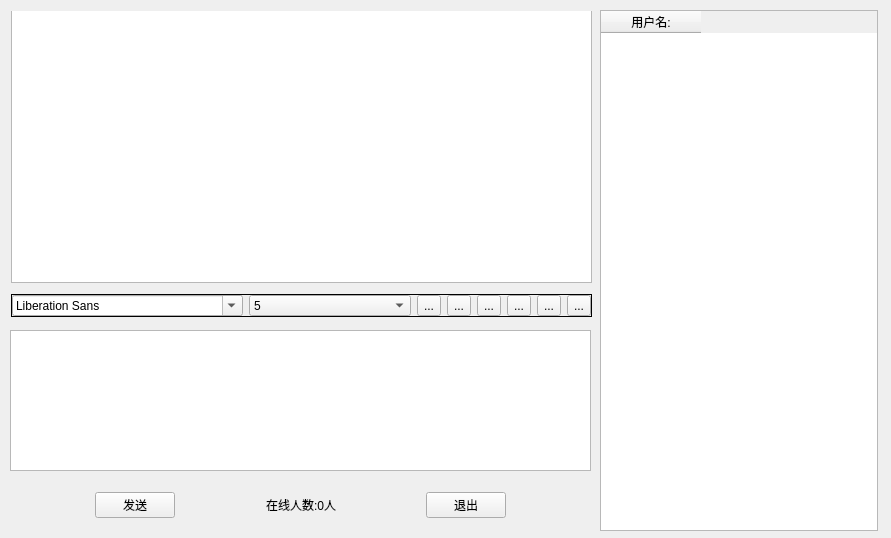
<?xml version="1.0" encoding="UTF-8"?>
<ui version="4.0">
 <class>chat_client</class>
 <widget class="QWidget" name="chat_client">
  <property name="geometry">
   <rect>
    <x>0</x>
    <y>0</y>
    <width>891</width>
    <height>538</height>
   </rect>
  </property>
  <property name="windowTitle">
   <string>Widget</string>
  </property>
  <widget class="QWidget" name="widget_2" native="true">
   <property name="geometry">
    <rect>
     <x>0</x>
     <y>0</y>
     <width>601</width>
     <height>331</height>
    </rect>
   </property>
   <widget class="QWidget" name="widget" native="true">
    <property name="geometry">
     <rect>
      <x>11</x>
      <y>11</y>
      <width>591</width>
      <height>276</height>
     </rect>
    </property>
    <widget class="QTextBrowser" name="msgBrowser">
     <property name="geometry">
      <rect>
       <x>0</x>
       <y>-9</y>
       <width>581</width>
       <height>281</height>
      </rect>
     </property>
    </widget>
   </widget>
   <widget class="QFrame" name="frame_2">
    <property name="geometry">
     <rect>
      <x>11</x>
      <y>294</y>
      <width>581</width>
      <height>23</height>
     </rect>
    </property>
    <property name="frameShape">
     <enum>QFrame::Shape::Box</enum>
    </property>
    <layout class="QGridLayout" name="gridLayout">
     <property name="leftMargin">
      <number>0</number>
     </property>
     <property name="topMargin">
      <number>0</number>
     </property>
     <property name="rightMargin">
      <number>0</number>
     </property>
     <property name="bottomMargin">
      <number>0</number>
     </property>
     <item row="0" column="4">
      <widget class="QToolButton" name="underlineTbtn">
       <property name="toolTip">
        <string>下划线</string>
       </property>
       <property name="text">
        <string>...</string>
       </property>
       <property name="icon">
        <iconset resource="res.qrc">
         <normaloff>:/images/under.png</normaloff>:/images/under.png</iconset>
       </property>
       <property name="checkable">
        <bool>true</bool>
       </property>
      </widget>
     </item>
     <item row="0" column="1">
      <widget class="QComboBox" name="sizeCbx">
       <item>
        <property name="text">
         <string>5</string>
        </property>
       </item>
       <item>
        <property name="text">
         <string>6</string>
        </property>
       </item>
       <item>
        <property name="text">
         <string>7</string>
        </property>
       </item>
       <item>
        <property name="text">
         <string>8</string>
        </property>
       </item>
       <item>
        <property name="text">
         <string>9</string>
        </property>
       </item>
       <item>
        <property name="text">
         <string>10</string>
        </property>
       </item>
       <item>
        <property name="text">
         <string>11</string>
        </property>
       </item>
       <item>
        <property name="text">
         <string>12</string>
        </property>
       </item>
      </widget>
     </item>
     <item row="0" column="0">
      <widget class="QFontComboBox" name="fontCbx"/>
     </item>
     <item row="0" column="7">
      <widget class="QToolButton" name="clearTbtn">
       <property name="toolTip">
        <string>清空</string>
       </property>
       <property name="text">
        <string>...</string>
       </property>
       <property name="icon">
        <iconset resource="res.qrc">
         <normaloff>:/images/clear.png</normaloff>:/images/clear.png</iconset>
       </property>
      </widget>
     </item>
     <item row="0" column="2">
      <widget class="QToolButton" name="boldBtn">
       <property name="toolTip">
        <string>加粗</string>
       </property>
       <property name="text">
        <string>...</string>
       </property>
       <property name="icon">
        <iconset resource="res.qrc">
         <normaloff>:/images/bold.png</normaloff>:/images/bold.png</iconset>
       </property>
       <property name="checkable">
        <bool>true</bool>
       </property>
      </widget>
     </item>
     <item row="0" column="5">
      <widget class="QToolButton" name="colorTbtn">
       <property name="toolTip">
        <string>颜色</string>
       </property>
       <property name="text">
        <string>...</string>
       </property>
       <property name="icon">
        <iconset resource="res.qrc">
         <normaloff>:/images/color.png</normaloff>:/images/color.png</iconset>
       </property>
      </widget>
     </item>
     <item row="0" column="6">
      <widget class="QToolButton" name="saveTbtn">
       <property name="toolTip">
        <string>保存</string>
       </property>
       <property name="text">
        <string>...</string>
       </property>
       <property name="icon">
        <iconset resource="res.qrc">
         <normaloff>:/images/save.png</normaloff>:/images/save.png</iconset>
       </property>
      </widget>
     </item>
     <item row="0" column="3">
      <widget class="QToolButton" name="italicTbtn">
       <property name="toolTip">
        <string>倾斜</string>
       </property>
       <property name="text">
        <string>...</string>
       </property>
       <property name="icon">
        <iconset resource="res.qrc">
         <normaloff>:/images/italic.png</normaloff>:/images/italic.png</iconset>
       </property>
       <property name="checkable">
        <bool>true</bool>
       </property>
      </widget>
     </item>
    </layout>
   </widget>
  </widget>
  <widget class="QWidget" name="widget_3" native="true">
   <property name="geometry">
    <rect>
     <x>10</x>
     <y>330</y>
     <width>581</width>
     <height>141</height>
    </rect>
   </property>
   <layout class="QGridLayout" name="gridLayout_2">
    <property name="leftMargin">
     <number>0</number>
    </property>
    <property name="topMargin">
     <number>0</number>
    </property>
    <property name="rightMargin">
     <number>0</number>
    </property>
    <property name="bottomMargin">
     <number>0</number>
    </property>
    <item row="0" column="0">
     <widget class="QTextEdit" name="msgTxtEdit"/>
    </item>
   </layout>
  </widget>
  <widget class="QWidget" name="widget_4" native="true">
   <property name="geometry">
    <rect>
     <x>10</x>
     <y>480</y>
     <width>581</width>
     <height>50</height>
    </rect>
   </property>
   <layout class="QGridLayout" name="gridLayout_3">
    <property name="leftMargin">
     <number>0</number>
    </property>
    <property name="topMargin">
     <number>0</number>
    </property>
    <property name="rightMargin">
     <number>0</number>
    </property>
    <property name="bottomMargin">
     <number>0</number>
    </property>
    <item row="0" column="0">
     <spacer name="horizontalSpacer">
      <property name="orientation">
       <enum>Qt::Orientation::Horizontal</enum>
      </property>
      <property name="sizeHint" stdset="0">
       <size>
        <width>40</width>
        <height>20</height>
       </size>
      </property>
     </spacer>
    </item>
    <item row="0" column="1">
     <widget class="QPushButton" name="sendBtn">
      <property name="text">
       <string>发送</string>
      </property>
     </widget>
    </item>
    <item row="0" column="3">
     <widget class="QLabel" name="userNumLbl">
      <property name="text">
       <string>在线人数:0人</string>
      </property>
     </widget>
    </item>
    <item row="0" column="5">
     <widget class="QPushButton" name="exitBtn">
      <property name="text">
       <string>退出</string>
      </property>
     </widget>
    </item>
    <item row="0" column="2">
     <spacer name="horizontalSpacer_2">
      <property name="orientation">
       <enum>Qt::Orientation::Horizontal</enum>
      </property>
      <property name="sizeHint" stdset="0">
       <size>
        <width>40</width>
        <height>20</height>
       </size>
      </property>
     </spacer>
    </item>
    <item row="0" column="4">
     <spacer name="horizontalSpacer_3">
      <property name="orientation">
       <enum>Qt::Orientation::Horizontal</enum>
      </property>
      <property name="sizeHint" stdset="0">
       <size>
        <width>40</width>
        <height>20</height>
       </size>
      </property>
     </spacer>
    </item>
    <item row="0" column="6">
     <spacer name="horizontalSpacer_4">
      <property name="orientation">
       <enum>Qt::Orientation::Horizontal</enum>
      </property>
      <property name="sizeHint" stdset="0">
       <size>
        <width>40</width>
        <height>20</height>
       </size>
      </property>
     </spacer>
    </item>
   </layout>
  </widget>
  <widget class="QWidget" name="widget_5" native="true">
   <property name="geometry">
    <rect>
     <x>600</x>
     <y>10</y>
     <width>278</width>
     <height>521</height>
    </rect>
   </property>
   <layout class="QGridLayout" name="gridLayout_4">
    <property name="leftMargin">
     <number>0</number>
    </property>
    <property name="topMargin">
     <number>0</number>
    </property>
    <property name="rightMargin">
     <number>0</number>
    </property>
    <property name="bottomMargin">
     <number>0</number>
    </property>
    <item row="0" column="0">
     <widget class="QTableWidget" name="tableWidget">
      <column>
       <property name="text">
        <string>用户名:</string>
       </property>
      </column>
     </widget>
    </item>
   </layout>
  </widget>
 </widget>
 <layoutdefault spacing="6" margin="11"/>
 <resources>
  <include location="res.qrc"/>
 </resources>
 <connections/>
</ui>
